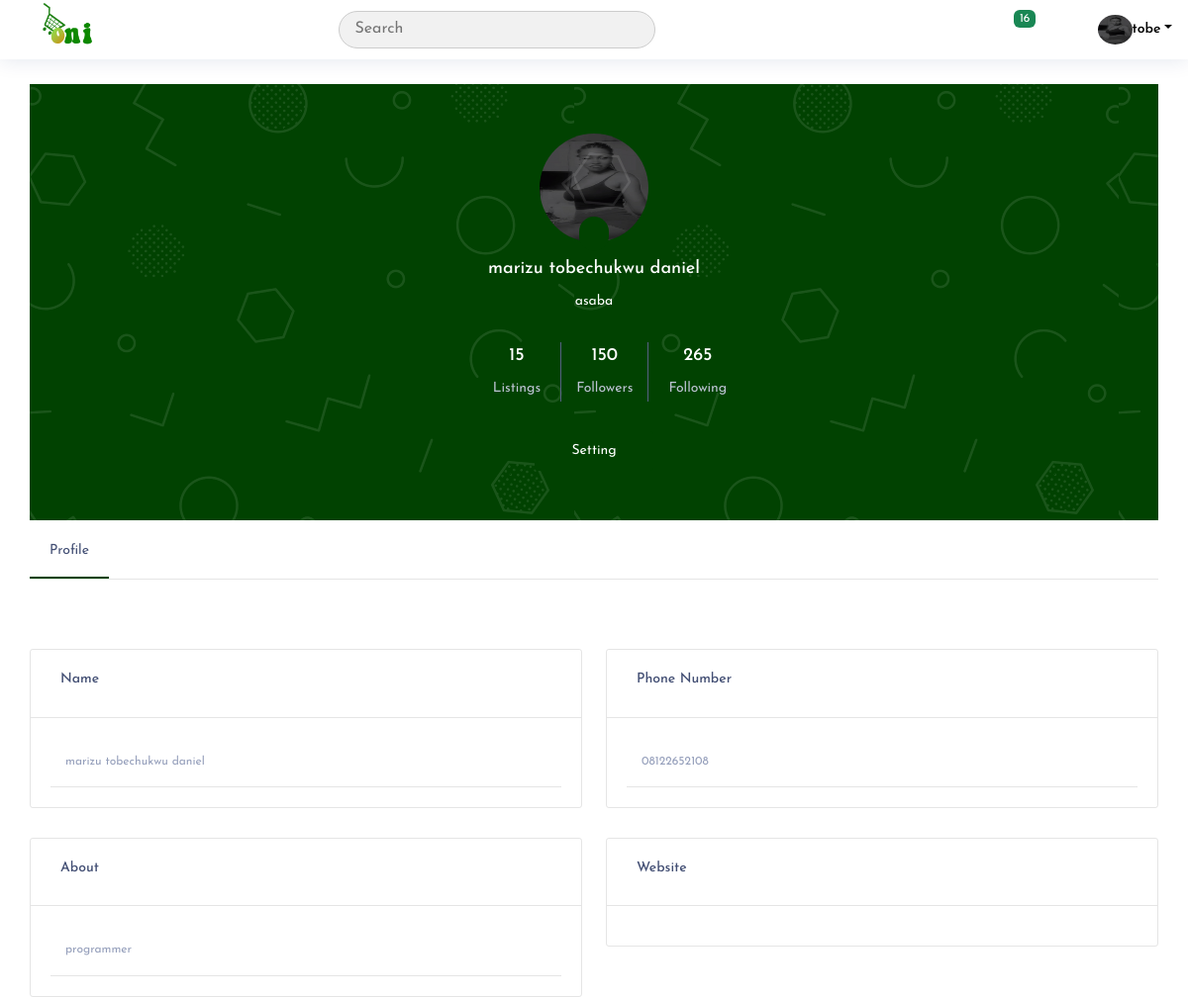
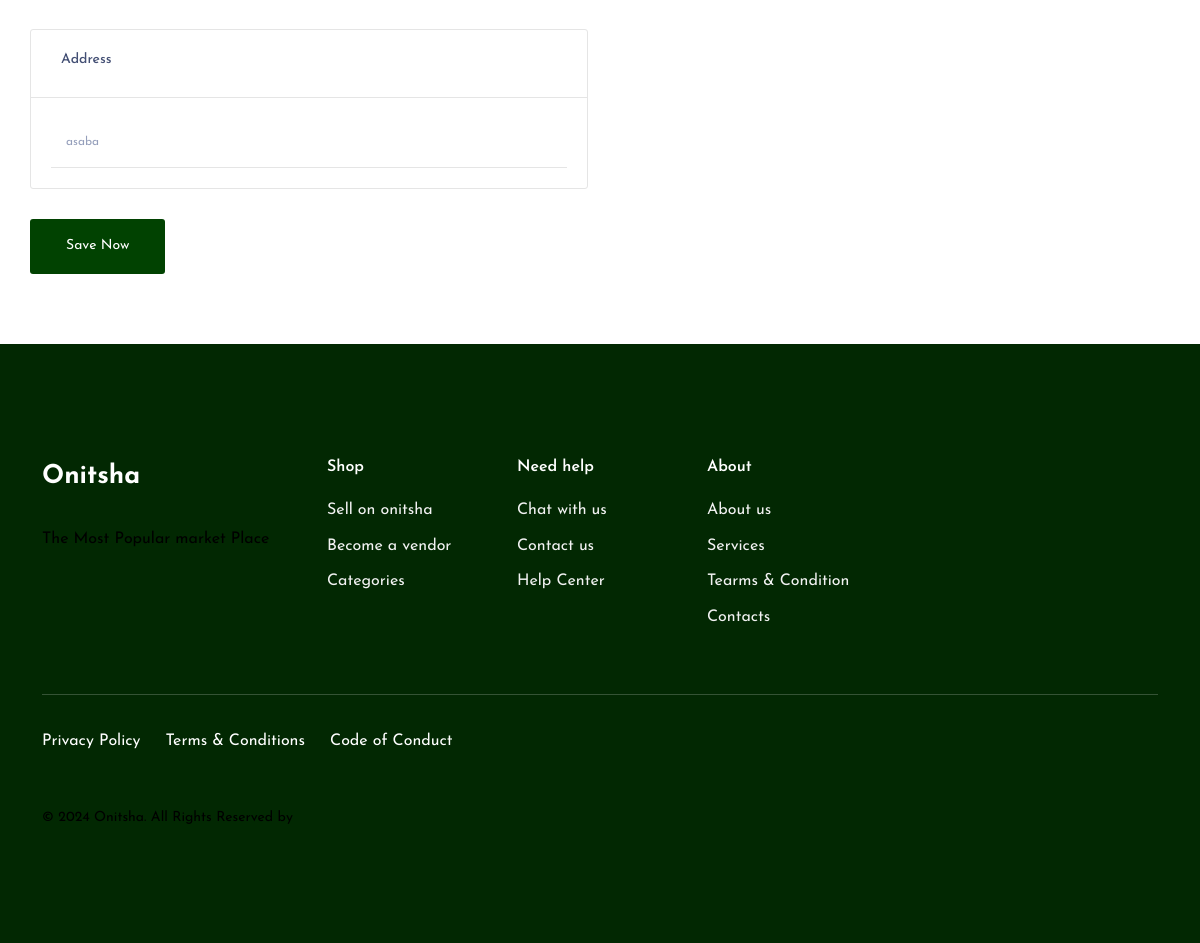
The page /user/edit-profile/ (signed in) on the database its author committed (2 pictures, top to bottom).
### userauths/models.py (models this page shows, shortened)
class User(AbstractUser):
    username = models.CharField(max_length=100)
    email = models.EmailField(unique=True)
    is_staff = models.BooleanField(default=False)
    is_superuser = models.BooleanField(default=False)
    USERNAME_FIELD = 'email'
    REQUIRED_FIELDS =['username']

class Profile(models.Model):
    user = models.OneToOneField(User, on_delete=models.CASCADE)
    image = models.ImageField(upload_to="image", default='default.jpg')
    full_name = models.CharField(max_length=200, null=True, blank=True)
    bio = models.CharField(max_length=200, null=True, blank=True)
    location = models.CharField(max_length=30, blank=True)
    facebook = models.URLField(max_length=200, blank=True, null=True)
    whatsapp = models.URLField(max_length=200, blank=True, null=True)
    instagram = models.URLField(max_length=200, blank=True, null=True)
    phone = models.CharField(max_length=200) # +234 (456) - 789
    verified = models.BooleanField(default=False)
    saved_products = models.ManyToManyField('core.Product', related_name="saved_by", blank=True)

### userauths/views.py (the view)
# urls.py: path("edit-profile/", views.profile_edit, name="edit-profile"),
@login_required
def profile_edit(request):
    profile = Profile.objects.get(user=request.user)
    if request.method == "POST":
        form = ProfileForm(request.POST, request.FILES, instance=profile)
        if form.is_valid():
            new_form = form.save(commit=False)
            new_form.user = request.user
            new_form.save()
            messages.success(request, "Profile Updated successfully")
            return redirect("core:dashboard")
    else:
        form = ProfileForm(instance=profile)
    context = {
        "form":form,
        "profile":profile
    }
    return render(request, "userauths/edit-profile.html", context)

### userauths/forms.py
class ProfileForm(forms.ModelForm):
    full_name = forms.CharField(widget=forms.TextInput(attrs={"placeholder":"Full Name"}))
    bio = forms.CharField(widget=forms.TextInput(attrs={"placeholder":"Bio"}))
    phone = forms.CharField(widget=forms.TextInput(attrs={"placeholder":"Phone"}))
    location = forms.CharField(widget=forms.TextInput(attrs={"placeholder":"Enter your location"}))
    image = forms.ImageField(
        required=False,
        widget=forms.FileInput(attrs={"id": "input-file", "accept": "image/jpeg, image/png, image/jpg", 'style': 'display:none;'})
    )
    class Meta:
        model = Profile
        fields = ['full_name', 'image', 'bio', 'phone', 'location']

### core/context_processor.py (called while the page is built)
def default(request):
    category = Category.objects.all()
    min_max_price = Product.objects.aggregate(Min("price"), Max("price"))
    if request.user.is_authenticated:
        notifications = Notification.objects.filter(user=request.user).order_by('-date')
    else:
        notifications = []  # Empty list if the user is not authenticated
    return {
        "category": category,
        "min_max_price": min_max_price,
        "notifications": notifications,
    }

### templates/userauths/edit-profile.html (shortened to what this page needs)
{% extends "include/base.html" %}
{% block content %}
{% load static %}
<div class="content-wrapper">
    <div class="container pb-0">
        <div class="video-block section-padding">
            <div class="main-item">
                <form method="post" enctype="multipart/form-data">
                <div class="row">
                    <div class="col-md-12 px-0">
                        <div class="profile-area-dashboard">
                            <div class="my-dash-profile">
                                {% if profile.image %}
                                <img src="{{ profile.image.url }}" id="profile-pic" alt="">
                                {% else %}
                                <img src="{% static 'assets/images/user-1.png' %}" id="profile-pic" alt="">
                                {% endif %}
                                <div class="add-dp" id="OpenImgUpload">
                                    <label for="input-file" ><i class="bi bi-camera"></i></label>
                                </div>
                            </div>
                            <div class="profile-dashbd-dt">
                                <div class="item-title-dashbd">
                                    <h4>{{ profile.full_name }}</h4>
                                    <p><span></span> {{ profile.location }}</p>
                                </div>
                                <div class="dashboard-main-dt">
                                    <ul>
                                        <li>
                                            <div class="lisitng-dtl">
                                                <ins>15</ins>
                                                <span>Listings</span>
                                            </div>
                                        </li>
                                        <li>
                                            <div class="lisitng-dtl">
                                                <ins>150</ins>
                                                <span>Followers</span>
                                            </div>
                                        </li>
                                        <li>
                                            <div class="lisitng-dtl">
                                                <ins>265</ins>
                                                <span>Following</span>
                                            </div>
                                        </li>
                                    </ul>
                                </div>
                                <button class="setting-btn" onclick="window.location.href = 'setting.html';">Setting</button>
                            </div>
                        </div>
                    </div>
                </div>
                <div class="row">
                    <div class="dashbd-detail-tabs">
                        <div class="col-xl-12 col-md-12 col-sm-12 px-0">
                            <ul class="nav nav-tabs" id="myTab" role="tablist">
                                <li class="nav-item" role="presentation">
                                    <a class="active" id="home-tab" data-bs-toggle="tab" data-bs-target="#home-tab-pane" type="button" role="tab" aria-controls="home-tab-pane" aria-selected="true">Profile</a>
                                </li>
                            </ul>
                            <div class="tab-content" id="myTabContent">
                                <div class="tab-pane fade show active" id="home-tab-pane" role="tabpanel" aria-labelledby="home-tab" tabindex="0">
                                        <div class="row lr-row">
                                            <div class="col-md-6">
                                                <div class="account-detls">
                                                    <div class="email-input">
                                                        <div class="midemail">
                                                            <h6>Name</h6>
                                                        </div>
                                                        <div class="inputs">
                                                            {{ form.full_name }}
                                                        </div>
                                                    </div>
                                                </div>
                                                <div class="account-detls">
                                                    <div class="email-input">
                                                        <div class="midemail">
                                                            <h6>About</h6>
                                                        </div>
                                                        <div class="inputs">
                                                            {{ form.bio }}
                                                        </div>
                                                    </div>
                                                </div>
                                                <div class="account-detls">
                                                    <div class="email-input">
                                                        <div class="midemail">
                                                            <h6>Address</h6>
                                                        </div>
                                                        <div class="inputs">
                                                            {{ form.location }}
                                                        </div>
                                                    </div>
                                                </div>
                                            </div>
                                            <div class="col-md-6">
                                                <div class="account-detls">
                                                    <div class="email-input">
                                                        <div class="midemail">
                                                            <h6>Phone Number</h6>
                                                        </div>
                                                        <div class="inputs">
                                                            {{ form.phone }}
                                                        </div>
                                                    </div>
                                                </div>
                                                <div class="account-detls">
                                                    <div class="email-input">
                                                        <div class="midemail">
                                                            <h6>Website</h6>
                                                        </div>
                                                        <div class="inputs">
                                                        </div>
                                                    </div>
                                                </div>
                                            </div>
                                            <div class="col-md-12 col-sm-12">
                                                <div class="sends pb-0">
                                                    <input type="submit" value="Save Now">
                                                </div>
                                            </div>
                                        </div>
                                </div>
                            </div>
                        </div>
                    </div>
                </div>
            </form>
            </div>
        </div>
    </div>
</div>
{% endblock content %}

### templates/include/base.html (shortened to what this page needs)
{% load static %}
<!DOCTYPE html>
<html lang="zxx">
<head>
<link rel="stylesheet" href="{% static 'assets/css/bootstrap.min.css' %}">
  <link rel="stylesheet" href="{% static 'assets/css/lightbox.min.css' %}">
<link rel="stylesheet" href="{% static 'assets/fonts/remixicon.css' %}">
<link rel="stylesheet" href="{% static 'assets/css/owl.carousel.min.css' %}">
<link rel="stylesheet" href="{% static 'assets/css/owl.theme.default.min.css' %}">
<link rel="stylesheet" href="{% static 'assets/css/magnific-popup.min.css' %}">
<link rel="stylesheet" href="{% static 'assets/css/meanmenu.min.css' %}">
<link rel="stylesheet" href="{% static 'assets/css/style.css' %}">
<link rel="stylesheet" href="{% static 'assets/bootstrap-icons/bootstrap-icons.css' %}">
<link rel="stylesheet" href="{% static 'assets/swiper/swiper-bundle.min.css' %}">
<link rel="stylesheet" href="{% static 'assets/css/responsive.css' %}">
<link rel="stylesheet" href="{% static 'assets/css/theme-dark.css' %}">
</head>
<body>
<header id="header" class="header fixed-top d-flex align-items-center">
  <div class="d-flex align-items-center justify-content-between">
    <a href="{% url 'core:index'%}" class="logo d-flex align-items-center">
      <img src="{% static 'assets/images/onitsha.png' %}" alt="">
    </a>
    <a href="#" data-bs-toggle="dropdown">
    <i class="bi bi-grid toggle-sidebar-btn"></i>
  </a>
  </div>
  <div class="search-bar">
    <form class="search-form d-flex align-items-center" method="get" action="{% url 'core:search' %}">
      <input type="text" name="q" placeholder="Search" title="Enter search keyword">
      <button type="submit"><i class="bi bi-search"></i></button>
    </form>
  </div>
  <nav class="header-nav ms-auto">
    <ul class="d-flex align-items-center">
      {% if request.user.is_authenticated %}
      <li class="nav-item dropdown">
        <a class="nav-link nav-icon" href="{% url 'core:notifications' %}" >
          <i class="bi bi-bell"></i>
          <span class="badge bg-success badge-number">{{ notifications.count }}</span>
        </a>
      </li>
      <li class="nav-item">
        <a class="nav-link nav-icon" href="{% url 'chat:new' %}">
          <i class="bi bi-chat-left-text"></i>
        </a>
      </li>
      <li class="nav-item dropdown pe-3">
        <a class="nav-link nav-profile d-flex align-items-center pe-0" href="#" data-bs-toggle="dropdown">
          <img src="{{request.user.profile.image.url}}" alt="Profile" style="width: 35px; height: 30px;"  class="rounded-circle">
          <span class="d-none d-md-block dropdown-toggle ps-2">{{ request.user.username}}</span>
        </a>
      </li>
      {% else %}
      <a href="{% url 'userauths:sign-in' %}" class="px-3">sign-in</a>
      {% endif %}
    </ul>
  </nav>
</header>
{% block content %}
{% endblock content %}
<footer class="footer-14398">
    <div class="container">
      <div class="row mb-5">
        <div class="col-md-3">
          <a href="#" class="footer-site-logo">Onitsha</a>
          <p>The Most Popular market Place</p>
        </div>
        <div class="col-md-2 ml-auto">
          <h3>Shop</h3>
          <ul class="list-unstyled links">
            <li><a href="#">Sell on onitsha</a></li>
            <li><a href="#">Become a vendor</a></li>
            <li><a href="#">Categories</a></li>
          </ul>
        </div>
        <div class="col-md-2 ml-auto">
          <h3>Need help</h3>
          <ul class="list-unstyled links">
            <li><a href="#">Chat with us</a></li>
            <li><a href="#">Contact us</a></li>
            <li><a href="#">Help Center</a></li>
          </ul>
        </div>
        <div class="col-md-2 ml-auto">
          <h3>About</h3>
          <ul class="list-unstyled links">
            <li><a href="#">About us</a></li>
            <li><a href="#">Services</a></li>
            <li><a href="#">Tearms & Condition</a></li>
            <li><a href="#">Contacts</a></li>
          </ul>
        </div>
      </div>
      <div class="row mb-4">
        <div class="col-12 pb-4">
          <div class="line"></div>
        </div>
        <div class="col-md-6 text-md-left">
          <ul class="list-unstyled link-menu nav-left">
            <li><a href="#">Privacy Policy</a></li>
            <li><a href="#">Terms &amp; Conditions</a></li>
            <li><a href="#">Code of Conduct</a></li>
          </ul>
        </div>
        <div class="col-md-6 text-md-right">
          <ul class="list-unstyled social right">
            <li><a href="#"><i class="bi bi-twitter"></i></span></a></li>
            <li><a href="#"><i class="bi bi-facebook"></i></i></a></li>
            <li><a href="#"><i class="bi bi-instagram"></i></span></a></li>
            <li><a href="#"><i class="bi bi-youtube"></i></span></a></li>
          </ul>
        </div>
      </div>
      <div class="row">
        <div class="col-md-7">
          <p><small>© <script>document.write(new Date().getFullYear())</script> Onitsha. All Rights Reserved by
          </small></p>
        </div>
      </div>
    </div>
  </footer>
  </body>
  </html>

### static/assets/css/responsive.css (style rules this page uses)
@media only screen and (min-width:1200px) and (max-width:1299px) { .ps-2 { padding-left:0!important } }

### static/assets/css/theme-dark.css (style rules this page uses)
:root { --darkColor: #1d1d1d; --bgColor: #252525; --cardColor: #0e0e0e; }

### rows shown on the page
User: user.profile.image (picture), user.username "tobe"
Profile: image (picture), full_name "marizu tobechukwu daniel", location "asaba", bio "programmer", phone "08122652108"

### other values the page prints
{{ notifications.count }} "16"
